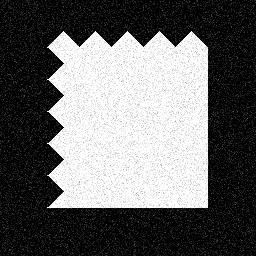
%> input picture Images/WavyNoisySquare.jpeg, 256 x 256 px
$ octave ShrinkingSquare.m   (GNU Octave 9; MATLAB toolbox functions it lacks are replaced by stand-ins)
%> lines starting %> are read from the running program, lines starting %| are printed output that depends on the picture; in (x1, y1, x2, y2) boxes, pixels count from 0 and x2, y2 are one past the last pixel; in counts of white or black regions, pixels touching at a corner belong together; the program's own positions count from 1
%% Merriman-Bence-Osher Method for Mean Curvature Motion
% Wavy and noisy square image
clear all
close all

%% Read and plot image
umat = imread('../Images/WavyNoisySquare.jpeg');
%> umat is the input picture: size 256x256 uint8; min 0, max 255, mean 102.8
umat = double(umat)/255;
%> umat: size 256x256 double
[M,N] = size(umat);
%> M = 256; N = 256

figure(1)
imagesc(umat); colormap(gray); axis equal; axis off;

%% Parameters

h = 1.;  % space step size
dt = 20;   % time step size
t = 0:dt:4*dt;  % vector of time values
Tend = dt;    % final time
k = dt;      % time stepping for diffusion part

%% Form matrices for linear system solve.

E = sparse(2:N,1:N-1,1,N,N); Imat = speye(N);
A1D = E+E'-2*Imat; A1D(N,N-1) = 2; A1D(1,2) = 2;
%> after `A1D(N,N-1) = 2`:
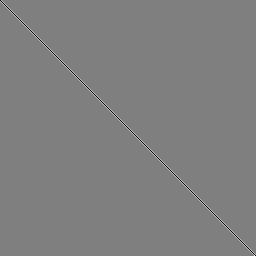
%> A1D: size 256x256 double; min -2, max 2, mean -1.53e-05; drawn with min black and max white
%> after `A1D(1,2) = 2`: A1D: size 256x256 double; under 0.01% of pixels changed, all inside (x1, y1, x2, y2) = (1, 0, 2, 1)
A2D = kron(A1D,Imat) + kron(Imat, A1D);

Amat = speye(N^2) - 0.5*k/h^2*A2D;
u = reshape(umat,N^2,1);

%% MBO method
for q = 1:length(t)
    %-----------------------Diffusion----------------------------
    time = 0;
    while (time<Tend)
        u = Amat\(u+0.5*k/h^2*A2D*u);
        time = time+k;
    end
    %-----------------------Threshold----------------------------
    u(u<=0.5) = 0;
    u(u>0.5) = 1;

    % plot segmentation
    figure(2);
    imagesc(reshape(u,N,N)); colormap(gray); axis equal; axis off;
    drawnow
end
%> this loop made 5 passes
%> pass 1, `axis off`:
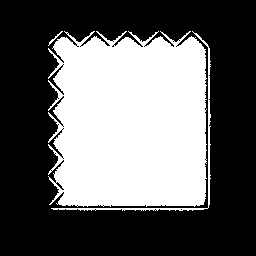
%> displayed picture: size 256x256x3, on the screen's scale of 0 to 255; 39.2% white; 3 white regions, box (x1, y1, x2, y2) and area: (48, 31, 207, 207) 24975, (51, 31, 211, 211) 692, (48, 31, 63, 46) 34
%> after the loop:
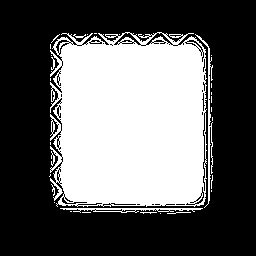
%> displayed picture: size 256x256x3, on the screen's scale of 0 to 255; 38.8% white; 30 white regions (23 under 20 px), largest, box (x1, y1, x2, y2) and area: (50, 32, 207, 207) 24408, (195, 34, 213, 208) 436, (60, 208, 203, 213) 371
